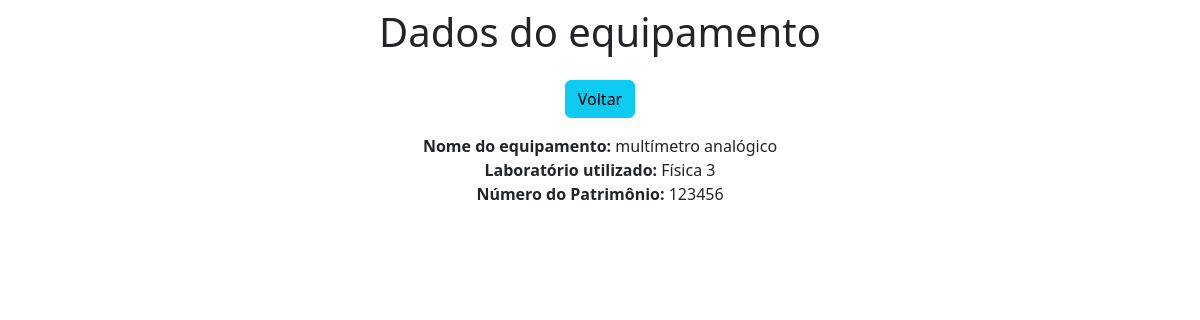
Page /view/11 on the committed database.
### crud_app/models.py (models this page shows)
class Equipament(models.Model):
    equipament_name = models.CharField(max_length=250)
    lab_name = models.CharField(max_length=250)
    patrimony = models.IntegerField()

### crud_app/views.py (the view)
# urls.py: path('view/<int:pk>', view, name='view'),
def view(request, pk):
    data = {}
    data['db'] = Equipament.objects.get(pk=pk)
    return render(request, 'view.html', data)

### crud_app/templates/view.html (shortened to what this page needs)
<!doctype html>
<html lang="pt-br">
  <head>
    <link href="https://cdn.jsdelivr.net/npm/bootstrap@5.3.2/dist/css/bootstrap.min.css" rel="stylesheet">
  </head>
  <body>
    <div class="col-8 m-auto pt-2 pb-2 text-center">
        <h1>Dados do equipamento</h1>
    </div>
    <div class="col-8 m-auto pt-2 pb-2 text-center">
        <a href="/" class="btn btn-info">Voltar</a>
    </div>
    <div class="col-8 m-auto pt-2 pb-2 text-center">
          <strong>Nome do equipamento: </strong>{{db.equipament_name}}<br>
          <strong>Laboratório utilizado: </strong>{{db.lab_name}}<br>
          <strong>Número do Patrimônio: </strong>{{db.patrimony}}<br>
    </div>
  </body>
</html>

### rows in the picture
Equipament: equipament_name "multímetro analógico", lab_name "Física 3", patrimony "123456"
